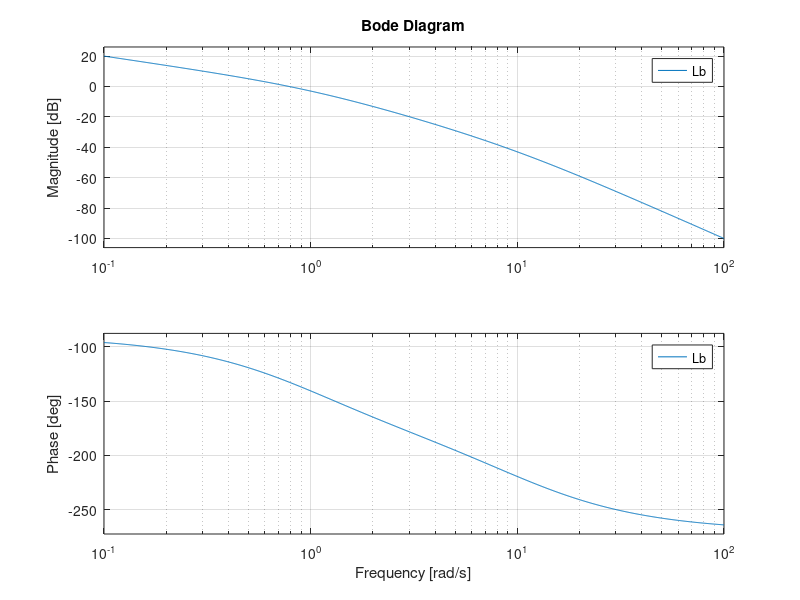

Write the MATLAB code that produced this figure.
clc
clear all
close all

s = tf('s');

%% Exemplo A

Ca = 1;
Ga = 400/(s^2+20*s+200);
La = Ca*Ga;
figure(1)
bode(La)
grid on


%% Exemplo B

Cb = 1;
Gb = 10 / (s*(s+1)*(s+10));
Lb = Cb*Gb;
figure(1)
bode(Lb)
grid on

Kmax = 10^(20.8/20);
